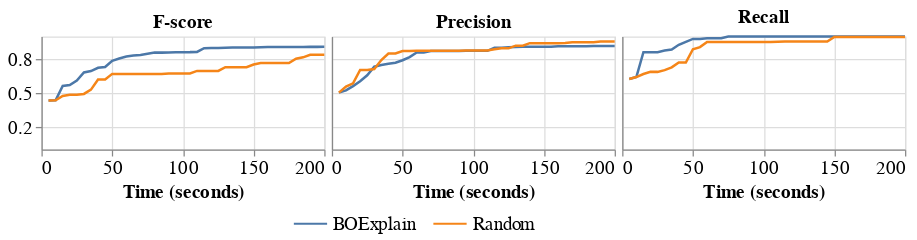

The notebook cell saved with this chart:
### Code cell
from json import loads
import altair as alt
experiments = {}

fo = open("results/credit.json", "r")
for i, line in enumerate(fo.readlines()):
    experiments[i] = loads(line)
fo.close()

import re
df = pd.DataFrame({}, columns=["Algorithm", "Time (seconds)", "Precision", "Recall", "F-score", "Jaccard"])
for i in range(len(experiments)):
    df_new = pd.DataFrame.from_dict({"Algorithm": experiments[i]["cat_enc"],
#                         "Iteration": tuple(range(experiments[i]["n_trials"])),
                        "Time (seconds)": tuple(range(5, experiments[i]["runtime"]+5, 5)),
                        "Precision": experiments[i]["precision_time_array"],
                        "Recall": experiments[i]["recall_time_array"],
                        "F-score": experiments[i]["f_score_time_array"],
                        "Jaccard": experiments[i]["jaccard_time_array"]
                        }, orient='index').T
    df = df.append(df_new)

df = df.set_index(['Algorithm', "Time (seconds)"]).apply(pd.Series.explode).reset_index()
df = df.set_index(['Algorithm']).apply(pd.Series.explode).reset_index()
df["Algorithm"] = df["Algorithm"].replace({"individual_contribution_warm_start_top1": "BOExplain", np.nan: "Random"})


num_cols = f"{len(experiments[0]['num_cols'])} numerical columns: "
for i, col in enumerate(experiments[0]["num_cols"]):
    num_cols += f"{col} (range {experiments[0]['num_cols_range'][i][0]} to {experiments[0]['num_cols_range'][i][1]}), "
cat_cols = f"{experiments[0]['cat_cols']} categorical columns: "
for i, col in enumerate(experiments[0]["cat_cols"]):
    cat_cols += f"{col} ({experiments[0]['cat_cols_n_uniq'][i]} unique values), "

out_str = f"Experiment: {experiments[0]['name']}. Completed {experiments[0]['n_trials']} iterations for {experiments[0]['runs']} runs. Search space includes "

if len(experiments[0]['num_cols']) > 0:
    out_str += num_cols
    if len(experiments[0]['cat_cols']) > 0:
        out_str += "and "

if len(experiments[0]['cat_cols']) > 0:
    out_str += cat_cols

out_str = f"{out_str[:-2]}."

out_lst = [line.strip() for line in re.findall(r'.{1,140}(?:\s+|$)', out_str)]
# df = pd.melt(df, id_vars=["Algorithm", "Iteration"], value_vars=["Precision", "Recall", "F1_score", "Jaccard"], value_name="Metric")
# altair
metric = "Metric"
f1_score = alt.Chart(df).mark_line().encode(
    x=alt.X('Time (seconds)', axis=alt.Axis()),
    y=alt.Y(f'mean(F-score)', scale=alt.Scale(domain=[0, 1]), axis=alt.Axis(values=[0.2, 0.5, 0.8]), title=None),
    color=alt.Color("Algorithm")
).properties(
    title="F-score",
    width=225,
    height=90
)
jaccard = alt.Chart(df).mark_line().encode(
    x=alt.X('Time (seconds)', axis=alt.Axis(labels=False, title=None,  tickSize=0)),
    y=alt.Y(f'mean(Jaccard)', scale=alt.Scale(domain=[0, 1]), axis=alt.Axis(values=[0.2, 0.5, 0.8], labels=False, title=None,  tickSize=0), title=None),
    color=alt.Color("Algorithm")
).properties(
    title="Jaccard Similarity",
    width=225,
    height=90
)
prec = alt.Chart(df).mark_line().encode(
    x='Time (seconds)',
    y=alt.Y(f'mean(Precision)', scale=alt.Scale(domain=[0, 1]), axis=alt.Axis(values=[0.2, 0.5, 0.8], labels=False, title=None,  tickSize=0), title=None),
    color=alt.Color("Algorithm")
).properties(
    title="Precision",
    width=225,
    height=90
)
recall = alt.Chart(df).mark_line().encode(
    x='Time (seconds)',
    y=alt.Y(f'mean(Recall)', scale=alt.Scale(domain=[0, 1]), axis=alt.Axis(values=[0.2, 0.5, 0.8], labels=False, title=None,  tickSize=0), title=None),
    color=alt.Color("Algorithm")
).properties(
    title="Recall",
    width=225,
    height=90
)
# first = alt.hconcat(f1_score, jaccard, spacing=0)
# second = alt.hconcat(prec, recall, spacing=0)
alt.hconcat(f1_score, prec,recall, spacing=0).resolve_scale(x='shared', y='shared').configure_legend(
    title=None,
    orient='none',
    legendX=200,
    legendY=135,
    labelFontSize=15,
    symbolSize=700,
    columns=2,
    labelLimit=275,
).configure_axis(
    labelFontSize=15,
    titleFontSize=15
).configure_title(
    fontSize=15
)

### Figure 1 — Vega-Lite specification as saved in the notebook (floating-point values rounded to 4 significant figures; data arrays with more than 128 entries replaced by an {"elided": "..."} marker saying what was removed)
{"config": {"view": {"continuousWidth": 400, "continuousHeight": 300}, "axis": {"labelFontSize": 15, "titleFontSize": 15}, "legend": {"columns": 2, "labelFontSize": 15, "labelLimit": 275, "legendX": 200, "legendY": 135, "orient": "none", "symbolSize": 700, "title": null}, "title": {"fontSize": 15}}, "hconcat": [{"mark": "line", "encoding": {"color": {"type": "nominal", "field": "Algorithm"}, "x": {"type": "quantitative", "axis": {}, "field": "Time (seconds)"}, "y": {"type": "quantitative", "aggregate": "mean", "axis": {"values": [0.2, 0.5, 0.8]}, "field": "F-score", "scale": {"domain": [0, 1]}, "title": null}}, "height": 90, "title": "F-score", "width": 225}, {"mark": "line", "encoding": {"color": {"type": "nominal", "field": "Algorithm"}, "x": {"type": "quantitative", "field": "Time (seconds)"}, "y": {"type": "quantitative", "aggregate": "mean", "axis": {"labels": false, "tickSize": 0, "title": null, "values": [0.2, 0.5, 0.8]}, "field": "Precision", "scale": {"domain": [0, 1]}, "title": null}}, "height": 90, "title": "Precision", "width": 225}, {"mark": "line", "encoding": {"color": {"type": "nominal", "field": "Algorithm"}, "x": {"type": "quantitative", "field": "Time (seconds)"}, "y": {"type": "quantitative", "aggregate": "mean", "axis": {"labels": false, "tickSize": 0, "title": null, "values": [0.2, 0.5, 0.8]}, "field": "Recall", "scale": {"domain": [0, 1]}, "title": null}}, "height": 90, "title": "Recall", "width": 225}], "data": {"name": "data-b3d8b56388c3caf94941d0248dc8ef6b"}, "resolve": {"scale": {"x": "shared", "y": "shared"}}, "spacing": 0, "$schema": "https://vega.github.io/schema/vega-lite/v4.8.1.json", "datasets": {"data-b3d8b56388c3caf94941d0248dc8ef6b": {"elided": "800 records"}}}
